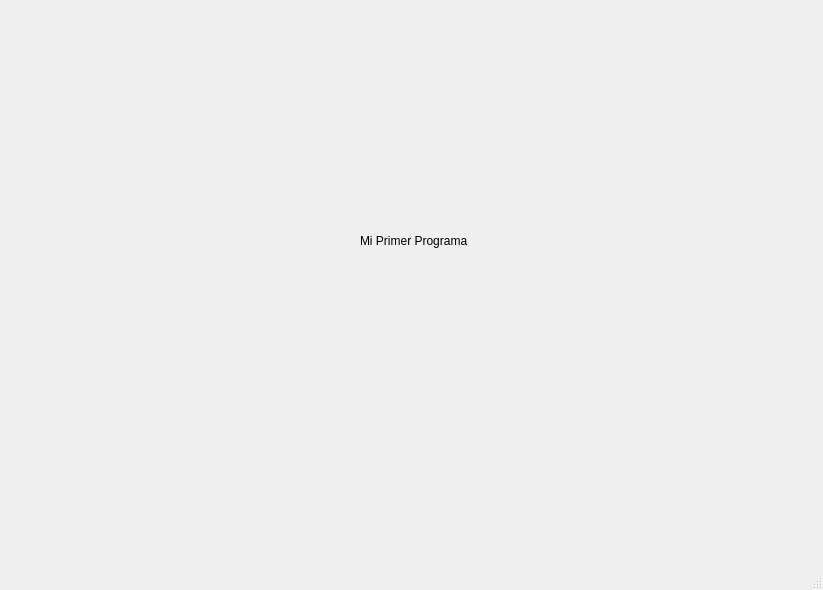
<?xml version="1.0" encoding="UTF-8"?>
<ui version="4.0">
 <class>MainWindow</class>
 <widget class="QMainWindow" name="MainWindow">
  <property name="geometry">
   <rect>
    <x>0</x>
    <y>0</y>
    <width>823</width>
    <height>590</height>
   </rect>
  </property>
  <property name="windowTitle">
   <string>MainWindow</string>
  </property>
  <widget class="QWidget" name="centralwidget">
   <widget class="QLabel" name="label">
    <property name="geometry">
     <rect>
      <x>360</x>
      <y>230</y>
      <width>111</width>
      <height>21</height>
     </rect>
    </property>
    <property name="text">
     <string>Mi Primer Programa</string>
    </property>
   </widget>
  </widget>
  <widget class="QMenuBar" name="menubar">
   <property name="geometry">
    <rect>
     <x>0</x>
     <y>0</y>
     <width>823</width>
     <height>22</height>
    </rect>
   </property>
  </widget>
  <widget class="QStatusBar" name="statusbar"/>
 </widget>
 <resources/>
 <connections/>
</ui>
